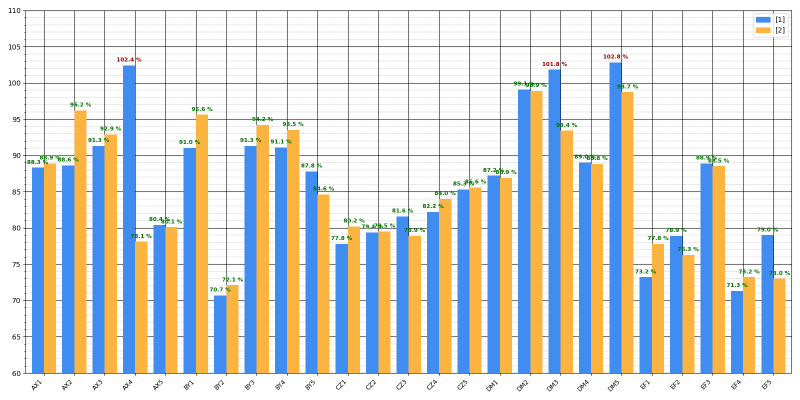
#> input picture samples/comparison.png, 1600 x 800 px (shown at 1/2 size)
$ python main.py
#> lines starting #> are read from the running program, lines starting #| are printed output that depends on the picture; after the words box and inside, x2 and y2 are one past the last pixel; in counts of white or black regions, pixels touching at a corner belong together
### Graphcalculate.py
import cv2
import numpy as np
import pytesseract

import platform
if platform.system() == "Windows":
    pytesseract.pytesseract.tesseract_cmd = r'C:\Program Files\Tesseract-OCR\tesseract.exe'

class GraphCalculate:
    PAD = 8
    NONWHITE_HI = 240
    MIN_LEN_RATIO = 0.75
    MAX_THICKNESS = 12

    def __init__(self, img_bgr):
        self.img = img_bgr
        self.crop_img = None
        self.bbox = None  # (x1, y1, x2, y2)

    def crop(self):
        gray = cv2.cvtColor(self.img, cv2.COLOR_BGR2GRAY)
        bw = cv2.inRange(gray, 0, self.NONWHITE_HI)

        h, w = bw.shape
        k = max(25, w // 25)
        kernel = cv2.getStructuringElement(cv2.MORPH_RECT, (k, 1))
        lines = cv2.morphologyEx(bw, cv2.MORPH_OPEN, kernel, iterations=1)

        cnts, _ = cv2.findContours(lines, cv2.RETR_EXTERNAL, cv2.CHAIN_APPROX_SIMPLE)

        candidates = []
        for c in cnts:
            x, y, cw, ch = cv2.boundingRect(c)
            if cw >= self.MIN_LEN_RATIO * w and ch <= self.MAX_THICKNESS:
                candidates.append((x, y, cw, ch))

        if not candidates:
            raise ValueError("Não encontrei linhas horizontais longas (grelha/eixo).")

        baseline = max(candidates, key=lambda r: r[1])
        top_line = min(candidates, key=lambda r: r[1])

        x0, y0, w0, h0 = baseline
        xt, yt, wt, ht = top_line

        x1 = max(0, min(x0, xt) - self.PAD)
        x2 = min(self.img.shape[1] - 1, max(x0 + w0, xt + wt) + self.PAD)
        y1 = 0
        y2 = min(self.img.shape[0] - 1, y0 + h0 + self.PAD)

        self.bbox = (x1, y1, x2, y2)
        self.crop_img = self.img[y1:y2+1, x1:x2+1]
        return self.crop_img, self.bbox

    def get_scale(self):
        if self.crop_img is None:
            raise ValueError("Primeiro chama crop() para definir self.crop_img.")

        gray = cv2.cvtColor(self.crop_img, cv2.COLOR_BGR2GRAY)
        bw = cv2.inRange(gray, 0, self.NONWHITE_HI)

        h, w = bw.shape
        k = max(25, w // 25)
        kernel = cv2.getStructuringElement(cv2.MORPH_RECT, (k, 1))
        lines = cv2.morphologyEx(bw, cv2.MORPH_OPEN, kernel, iterations=1)

        cnts, _ = cv2.findContours(lines, cv2.RETR_EXTERNAL, cv2.CHAIN_APPROX_SIMPLE)

        candidates = []
        for c in cnts:
            x, y, cw, ch = cv2.boundingRect(c)
            if cw >= self.MIN_LEN_RATIO * w and ch <= self.MAX_THICKNESS:
                candidates.append((x, y, cw, ch))

        if len(candidates) < 2:
            raise ValueError("Não encontrei linhas suficientes para calcular a escala.")

        ys = sorted([r[1] for r in candidates])
        diffs = np.diff(ys)
        diffs = diffs[diffs >= 3]
        if len(diffs) == 0:
            raise ValueError("Diferenças entre linhas inválidas (talvez ruído).")

        n_intervals = len(ys) - 1
        step_px = float(ys[-1] - ys[0]) / n_intervals
        y_base = ys[-1]

        return step_px, y_base, ys

    # [27 lines left out: functions color_mask_hsv, find_bar_rects, not called in this run]


    def get_x_labels(self, upscale=4):
        if self.bbox is None:
            raise ValueError("Primeiro chama crop().")

        bx1, by1, bx2, by2 = self.bbox
        img_h = self.img.shape[0]

        if by2 >= img_h - 5:
            print("[OCR] AVISO: sem espaço abaixo do crop para labels.")
            return [], []

        label_strip = self.img[by2:img_h, bx1:bx2]

        enlarged = cv2.resize(label_strip, None, fx=upscale, fy=upscale,
                            interpolation=cv2.INTER_CUBIC)
        gray = cv2.cvtColor(enlarged, cv2.COLOR_BGR2GRAY)
        _, binary = cv2.threshold(gray, 0, 255, cv2.THRESH_BINARY_INV + cv2.THRESH_OTSU)

        angle = 45.0
        ch, cw = binary.shape[:2]
        center = (cw // 2, ch // 2)
        M = cv2.getRotationMatrix2D(center, -angle, 1.0)
        cos_a, sin_a = abs(M[0, 0]), abs(M[0, 1])
        new_w = int(ch * sin_a + cw * cos_a)
        new_h = int(ch * cos_a + cw * sin_a)
        M[0, 2] += (new_w / 2) - center[0]
        M[1, 2] += (new_h / 2) - center[1]
        rotated = cv2.warpAffine(binary, M, (new_w, new_h), borderValue=0)

        data = pytesseract.image_to_data(
            rotated,
            config="--psm 11 --oem 3",
            output_type=pytesseract.Output.DICT
        )

        words = []
        for i, text in enumerate(data["text"]):
            text = text.strip()
            conf = int(data["conf"][i])
            if text and conf > 20 and len(text) > 1:
                x_center_rot = data["left"][i] + data["width"][i] / 2
                x_orig = (x_center_rot - M[0, 2]) / upscale
                words.append((x_orig, text, conf))

        words.sort(key=lambda t: t[0])

        # Juntar fragmentos próximos (ex: "TrialMRY" + "1_2" → "TrialMRY1_2")
        merged = []
        for x_pos, text, conf in words:
            if merged and (x_pos - merged[-1][0]) < (50 / upscale):
                prev_x, prev_text, prev_conf = merged[-1]
                merged[-1] = [prev_x, prev_text + text, max(prev_conf, conf)]
            else:
                merged.append([x_pos, text, conf])

        x_centers = [ww[0] for ww in merged]
        labels = [self._fix_ocr(ww[1]) for ww in merged]

        return labels, x_centers
    # [12 lines left out: function _fix_ocr, not called in this run]

### Graphconfig.py
from dataclasses import dataclass
# HSV (OpenCV): H 0..179, S 0..255, V 0..255

HSV_DB_DEFAULT = {
    # 1) Azul claro (HSV ~ (107,186,240))
    # Hue centrado ~107, V alto para não apanhar o azul escuro
    "blue_light": [
        ((98,  80, 170), (118, 255, 255)),
    ],

    # 2) Laranja / amarelado (HSV ~ (18,189,252))
    "orange_yellow": [
        ((12,  80, 120), (26,  255, 255)),
    ],

    # 3) Vermelho (HSV ~ (8,244,224))  -> precisa de wrap (0 e 179)
    "red": [
        ((0,   120, 80), (12,  255, 255)),
        ((170, 120, 80), (179, 255, 255)),
    ],

    # 4) Azul escuro (HSV ~ (100,246,146))
    # Hue perto do azul mas V mais baixo que o azul claro
    "blue_dark": [
        ((92,  120, 40), (110, 255, 169)),
    ],

    # 5) Cinzento (HSV ~ (0,0,191))  -> saturação muito baixa
    "gray": [
        ((0,   0,   80), (179, 35,  230)),
    ],
}
class ChartConfig:
    def __init__(self,
                 vmin=60,
                 major_tick_step=5,
                 series_order=None,
                 hsv_db=None,
                 ):
        self.vmin = vmin
        self.major_tick_step = major_tick_step

        # listas/dicts: nunca uses [] / {} como default direto no parâmetro
        self.series_order = series_order if series_order is not None else ["blue_light", "orange_yellow", "red", "blue_dark", "gray"]
        self.hsv_db=HSV_DB_DEFAULT


### main.py
import sys
import cv2
import numpy as np
from Graphcalculate import GraphCalculate
from Graphconfig import ChartConfig
from GraphComments import CommentGenerator


# [29 lines left out: functions build_sensor_data, ask_mode, ask_ref_colors, not called in this run]


def main():
    path = sys.argv[1] if len(sys.argv) > 1 else "samples/comparison.png"
    img = cv2.imread(path)
#> img is the input picture: shape (800, 1600, 3); mean B, G, R 211.1, 213.7, 212.3
    if img is None:
        raise FileNotFoundError("Não consegui ler a imagem.")

    cfg = ChartConfig()
    gc = GraphCalculate(img)

    # 1. Processamento de Imagem (Silencioso)
    crop, bbox = gc.crop()
#> in crop, `bw = cv2.inRange(gray, 0, self.NONWHITE_HI)`:
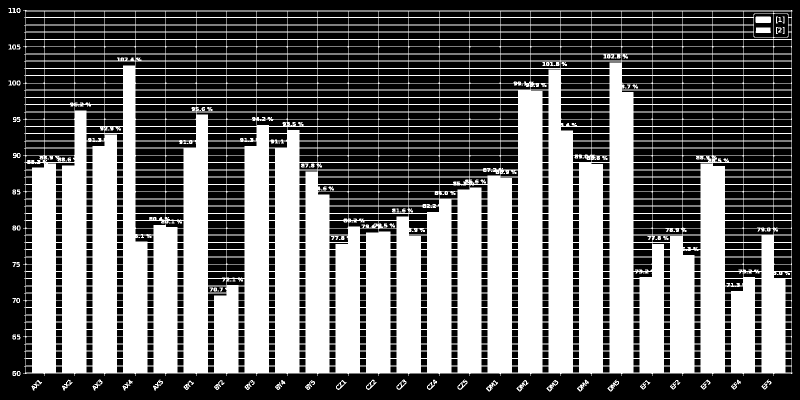
#> bw: shape (800, 1600) (shown at 1/2 size); 44.3% white; 129 white regions (35 under 20 px), largest, box (x1, y1, x2, y2) and area: (46, 20, 1585, 752) 559314, (1511, 33, 1542, 46) 399, (1511, 55, 1542, 66) 323
#> in crop, `lines = cv2.morphologyEx(bw, cv2.MORPH_OPEN, kernel, iterations=1)`:
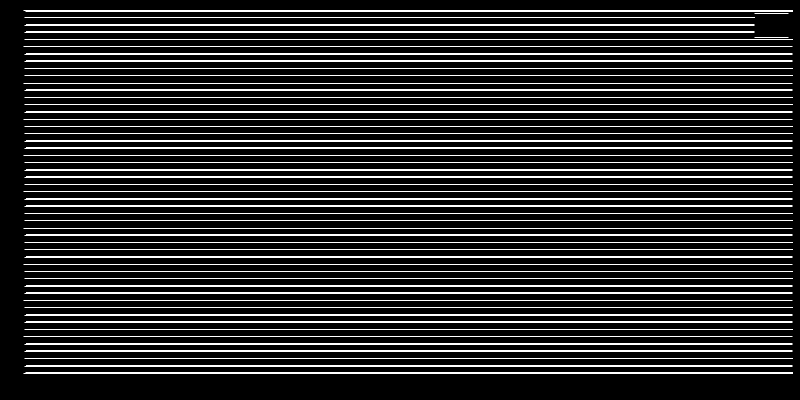
#> lines: shape (800, 1600) (shown at 1/2 size); 11.1% white in thin lines or dots, all inside (x1, y1, x2, y2) = (47, 21, 1586, 747)
#> in crop, `cnts, _ = cv2.findContours(lines, cv2.RETR_EXTERNAL, cv2.CHAIN_APPROX_..`: cnts = 53 contours, 11 with area under 20; largest, box (x1, y1, x2, y2) and area: (47, 745, 1586, 747) 1534, (47, 21, 1586, 23) 1534, (49, 731, 1585, 733) 1532, (49, 716, 1585, 718) 1532, (49, 701, 1585, 703) 1532
#> the loop in crop, `for c in cnts:` made 53 passes
#> (x, y, cw, ch) on passes 1, 2, 3, 4, 5, 7, 8, 9: (47, 745, 1539, 2), (49, 731, 1536, 2), (49, 716, 1536, 2), (49, 701, 1536, 2), (49, 687, 1536, 2), (49, 658, 1536, 2), (49, 643, 1536, 2), (49, 629, 1536, 2)
#> after the loop in crop, `for c in cnts:`: candidates = 51 items, first 6: (47, 745, 1539, 2), (49, 731, 1536, 2), (49, 716, 1536, 2), (49, 701, 1536, 2), (49, 687, 1536, 2), (47, 673, 1538, 1)
#> in crop, `baseline = max(candidates, key=lambda r: r[1])`: baseline = (47, 745, 1539, 2)
#> in crop, `top_line = min(candidates, key=lambda r: r[1])`: top_line = (47, 21, 1539, 2)
#> in crop, `x0, y0, w0, h0 = baseline`: x0 = 47; y0 = 745; w0 = 1539; h0 = 2
#> in crop, `xt, yt, wt, ht = top_line`: xt = 47; yt = 21; wt = 1539; ht = 2
#> in crop, `x1 = max(0, min(x0, xt) - self.PAD)`: x1 = 39
#> in crop, `x2 = min(self.img.shape[1] - 1, max(x0 + w0, xt + wt) + self.PAD)`: x2 = 1594
#> in crop, `y2 = min(self.img.shape[0] - 1, y0 + h0 + self.PAD)`: y2 = 755
#> in crop, `self.bbox = (x1, y1, x2, y2)`: self.bbox = (39, 0, 1594, 755)
#> in crop, `self.crop_img = self.img[y1:y2+1, x1:x2+1]`:
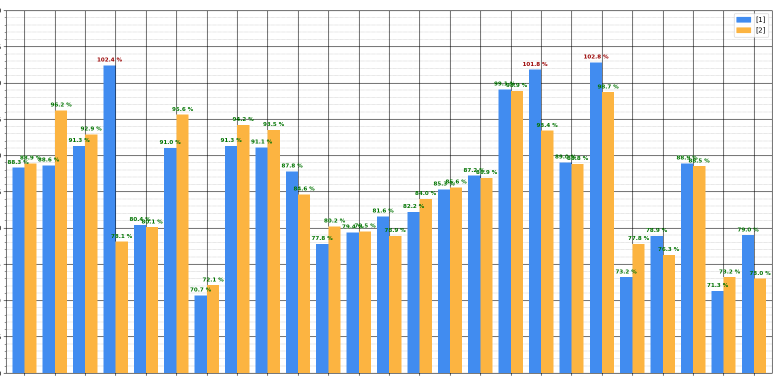
#> self.crop_img: shape (756, 1556, 3) (shown at 1/2 size); mean B, G, R 207.8, 210.6, 209.1
#> bbox = (39, 0, 1594, 755)
    step_px, y_base, ys = gc.get_scale()
#> in get_scale, `gray = cv2.cvtColor(self.crop_img, cv2.COLOR_BGR2GRAY)`:
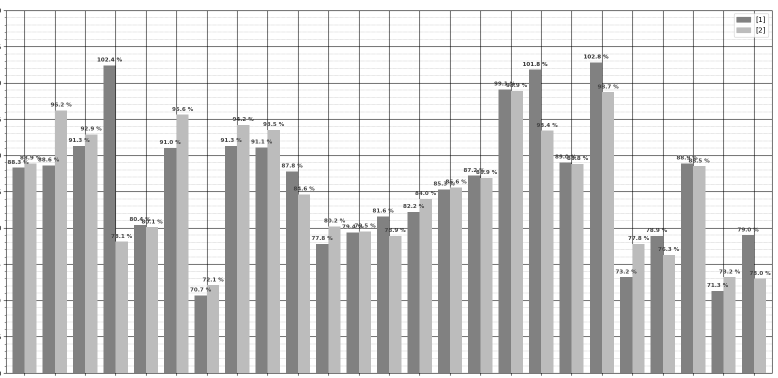
#> gray: shape (756, 1556) (shown at 1/2 size); min 0, max 255, mean 209.8
#> in get_scale, `bw = cv2.inRange(gray, 0, self.NONWHITE_HI)`:
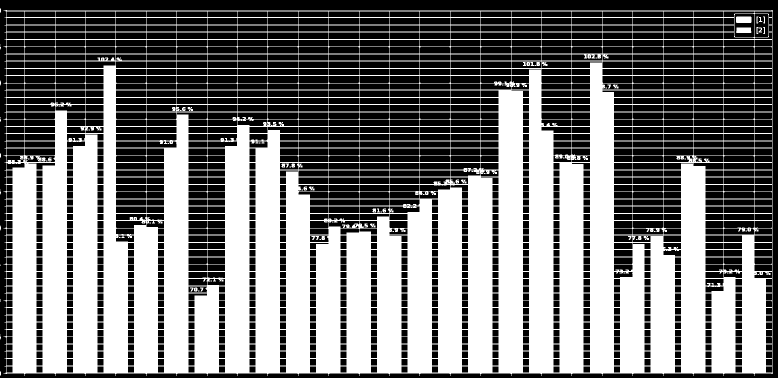
#> bw: shape (756, 1556) (shown at 1/2 size); 47.8% white; 91 white regions (50 under 20 px), largest, box (x1, y1, x2, y2) and area: (7, 20, 1546, 752) 559314, (1472, 33, 1503, 46) 399, (1472, 55, 1503, 66) 323
#> in get_scale, `lines = cv2.morphologyEx(bw, cv2.MORPH_OPEN, kernel, iterations=1)`:
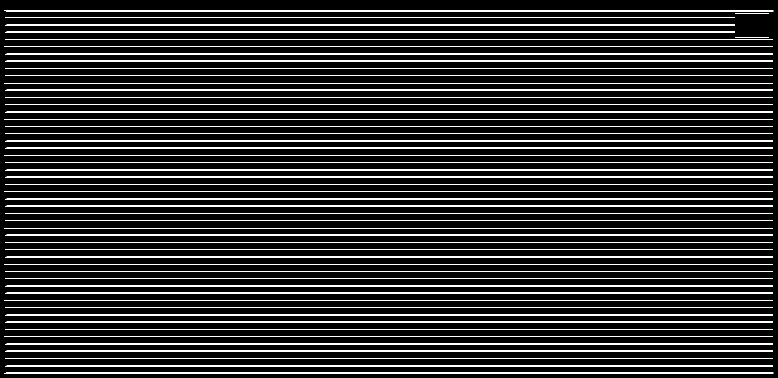
#> lines: shape (756, 1556) (shown at 1/2 size); 12.1% white in thin lines or dots
#> in get_scale, `cnts, _ = cv2.findContours(lines, cv2.RETR_EXTERNAL, cv2.CHAIN_APPROX_..`: cnts = 53 contours, 11 with area under 20; largest, box (x1, y1, x2, y2) and area: (8, 745, 1547, 747) 1534, (8, 21, 1547, 23) 1534, (10, 731, 1546, 733) 1532, (10, 716, 1546, 718) 1532, (10, 701, 1546, 703) 1532
#> the loop in get_scale, `for c in cnts:` made 53 passes
#> (x, y, cw, ch) on passes 1, 2, 3, 4, 5, 7, 8, 9: (8, 745, 1539, 2), (10, 731, 1536, 2), (10, 716, 1536, 2), (10, 701, 1536, 2), (10, 687, 1536, 2), (10, 658, 1536, 2), (10, 643, 1536, 2), (10, 629, 1536, 2)
#> after the loop in get_scale, `for c in cnts:`: candidates = 51 items, first 6: (8, 745, 1539, 2), (10, 731, 1536, 2), (10, 716, 1536, 2), (10, 701, 1536, 2), (10, 687, 1536, 2), (8, 673, 1538, 1)
#> in get_scale, `ys = sorted([r[1] for r in candidates])`: ys = 51 values from 21 to 745
#> in get_scale, `diffs = np.diff(ys)`: diffs = 50 values, max 16 at index 9, min 13 at index 0, mean 14.48
#> in get_scale, `n_intervals = len(ys) - 1`: n_intervals = 50
#> in get_scale, `step_px = float(ys[-1] - ys[0]) / n_intervals`: step_px = 14.48
#> in get_scale, `y_base = ys[-1]`: y_base = 745
#> step_px = 14.48; y_base = 745; ys = 51 values from 21 to 745
    labels, label_x_centers = gc.get_x_labels()
#> in get_x_labels, `bx1, by1, bx2, by2 = self.bbox`: bx1 = 39; by1 = 0; bx2 = 1594; by2 = 755
#> in get_x_labels, `rotated = cv2.warpAffine(binary, M, (new_w, new_h), borderValue=0)`:
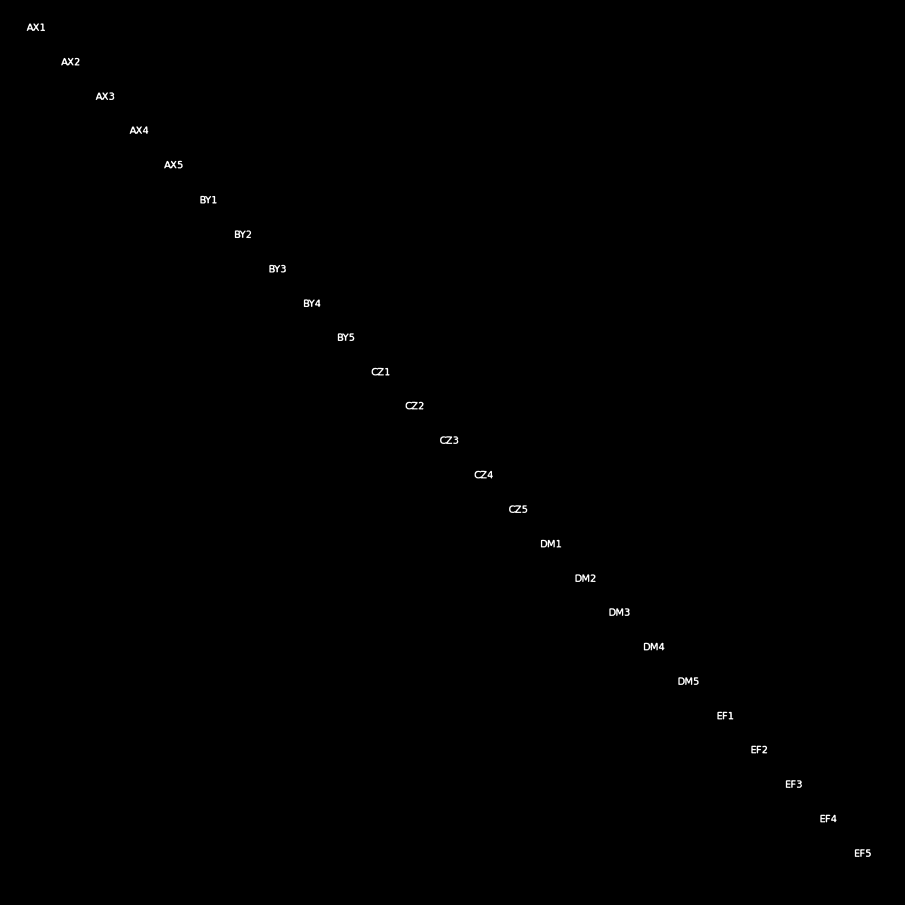
#> rotated: shape (4525, 4525) (shown at 1/5 size); min 0, max 255, mean 0.5

    # Identificação das barras e cores
    rects_by_color = {}
    for color, ranges in cfg.hsv_db.items():
        rects_all = []
        for (lower, upper) in ranges:
            mask = gc.color_mask_hsv(lower, upper)
            rects_all.extend(gc.find_bar_rects(mask))
        rects_all.sort(key=lambda r: r[0])
        rects_by_color[color] = rects_all

    available = [c for c, r in rects_by_color.items() if r]

    # 2. Definição do Modo (Antes de apresentar resultados)
    if len(available) <= 1:
        mode = "study"
        if len(available) == 1:
            print(f"\n[Auto] Only 1 color series detected ({available[0]}) → Study mode active.")
        else:
            print("\n[Auto] No color series detected → Study mode active.")
    else:
        # Exatamente 2 cores
        mode = ask_mode()

    # Configuração de referências (apenas se for comparison)
    ref1_color, ref2_color = None, None
    if mode == "comparison":
        ref1_color, ref2_color = ask_ref_colors(available)

    # 3. Apresentação dos Valores (Aparece sempre, após a seleção)

    print(f"\nLabels found ({len(labels)}): {labels}")
    print(f"\nLabels found ({len(labels)}): {labels}")
    print("\n" + "=" * 50)
    print(f"VALORES DETETADOS - MODO: {mode.upper()}")

    if mode == "comparison":
        print(f"Filtrando apenas: {ref1_color} vs {ref2_color}")
    print("=" * 50)

    for color, rects in rects_by_color.items():
        if not rects:
            continue

        # --- NOVO: Filtragem para o modo Comparison ---
        if mode == "comparison" and color not in [ref1_color, ref2_color]:
            continue # Salta as cores que não interessam à comparação

        print(f"\n[{color}]")
        for i, (x, y, w, h) in enumerate(rects):
            label = labels[i] if i < len(labels) else f"label_{i}"
            val = cfg.vmin + ((y_base - y) / step_px) * cfg.major_tick_step
            print(f"  {label:20s} → {round(val, 2):.2f}%")

    # 4. Comentários (Apenas se for Comparison)
    if mode == "comparison":
        sensor_data = build_sensor_data(labels, rects_by_color, cfg, step_px, y_base)
        gen = CommentGenerator(
            data=sensor_data,
            mode="comparison",
            ref1_color=ref1_color,
            ref2_color=ref2_color,
            ref1_label="current model",
            ref2_label="baseline model",
        )
        print("\n" + "=" * 50)
        print("AUTO-GENERATED COMMENTS")
        print("=" * 50)
        print(gen.generate())
    else:
        print("\n" + "=" * 50)
        print("Study mode: Tabular output only. No comparisons generated.")
        print("=" * 50)


if __name__ == "__main__":
    main()
#> (the call stopped at in get_x_labels, `data = pytesseract.image_to_data( rotated, config="--psm 11 --oem 3", ..`: pytesseract is not available in this run)

$ run again, with samples/study.png copied over samples/comparison.png
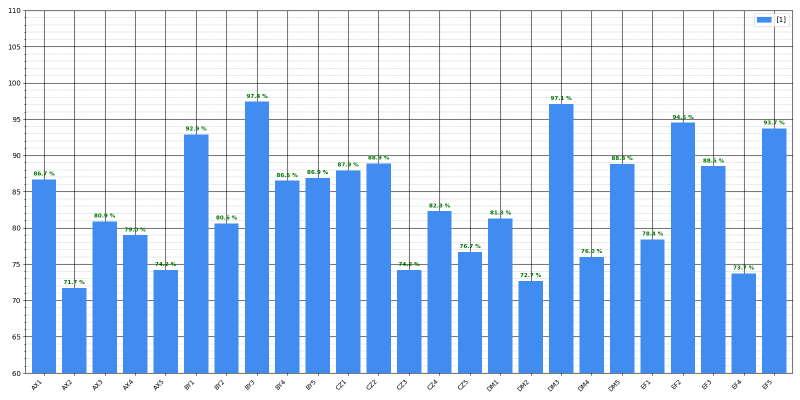
#> input picture samples/study.png, 1600 x 800 px (shown at 1/2 size)
#> in main, img is the input picture: shape (800, 1600, 3); mean B, G, R 242.8, 210.3, 185.6
#> in crop, `bw = cv2.inRange(gray, 0, self.NONWHITE_HI)`:
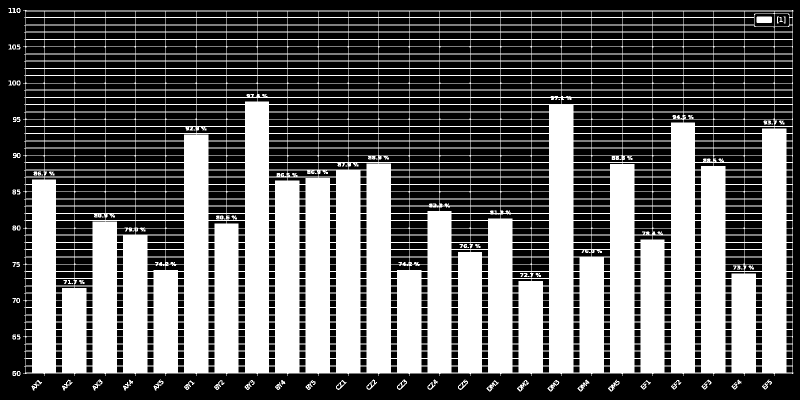
#> bw: shape (800, 1600) (shown at 1/2 size); 41.2% white; 95 white regions (16 under 20 px), largest, box (x1, y1, x2, y2) and area: (46, 20, 1587, 752) 521876, (1513, 33, 1544, 46) 399, (1155, 759, 1179, 783) 169
#> in crop, `cnts, _ = cv2.findContours(lines, cv2.RETR_EXTERNAL, cv2.CHAIN_APPROX_..`: cnts = 53 contours, 11 with area under 20; largest, box (x1, y1, x2, y2) and area: (47, 745, 1588, 747) 1536, (47, 21, 1588, 23) 1536, (49, 731, 1587, 733) 1534, (49, 716, 1587, 718) 1534, (49, 701, 1587, 703) 1534
#> the loop in crop, `for c in cnts:` made 53 passes
#> (x, y, cw, ch) on passes 1, 2, 3, 4, 5, 7, 8, 9: (47, 745, 1541, 2), (49, 731, 1538, 2), (49, 716, 1538, 2), (49, 701, 1538, 2), (49, 687, 1538, 2), (49, 658, 1538, 2), (49, 643, 1538, 2), (49, 629, 1538, 2)
#> after the loop in crop, `for c in cnts:`: candidates = 51 items, first 6: (47, 745, 1541, 2), (49, 731, 1538, 2), (49, 716, 1538, 2), (49, 701, 1538, 2), (49, 687, 1538, 2), (47, 673, 1540, 1)
#> baseline = (47, 745, 1541, 2)
#> top_line = (47, 21, 1541, 2)
#> x0 = 47; y0 = 745; w0 = 1541; h0 = 2
#> xt = 47; yt = 21; wt = 1541; ht = 2
#> x1 = 39
#> x2 = 1596
#> y2 = 755
#> self.bbox = (39, 0, 1596, 755)
#> in get_scale, `bw = cv2.inRange(gray, 0, self.NONWHITE_HI)`:
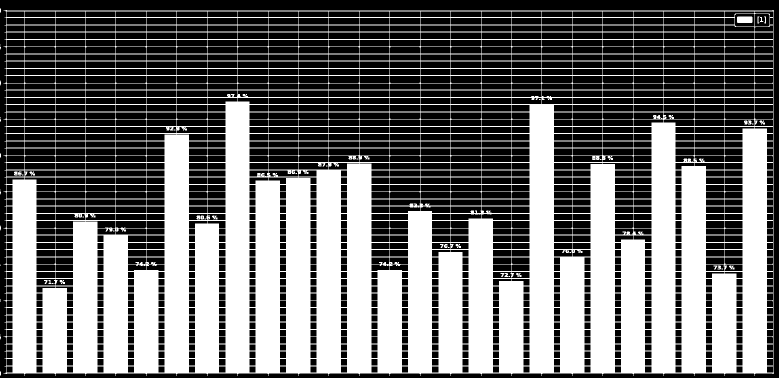
#> bw: shape (756, 1558) (shown at 1/2 size); 44.5% white; 57 white regions (31 under 20 px), largest, box (x1, y1, x2, y2) and area: (7, 20, 1548, 752) 521876, (1474, 33, 1505, 46) 399, (1519, 241, 1530, 249) 54
#> in get_scale, `cnts, _ = cv2.findContours(lines, cv2.RETR_EXTERNAL, cv2.CHAIN_APPROX_..`: cnts = 53 contours, 11 with area under 20; largest, box (x1, y1, x2, y2) and area: (8, 745, 1549, 747) 1536, (8, 21, 1549, 23) 1536, (10, 731, 1548, 733) 1534, (10, 716, 1548, 718) 1534, (10, 701, 1548, 703) 1534
#> the loop in get_scale, `for c in cnts:` made 53 passes
#> (x, y, cw, ch) on passes 1, 2, 3, 4, 5, 7, 8, 9: (8, 745, 1541, 2), (10, 731, 1538, 2), (10, 716, 1538, 2), (10, 701, 1538, 2), (10, 687, 1538, 2), (10, 658, 1538, 2), (10, 643, 1538, 2), (10, 629, 1538, 2)
#> after the loop in get_scale, `for c in cnts:`: candidates = 51 items, first 6: (8, 745, 1541, 2), (10, 731, 1538, 2), (10, 716, 1538, 2), (10, 701, 1538, 2), (10, 687, 1538, 2), (8, 673, 1540, 1)
#> in get_scale, `ys = sorted([r[1] for r in candidates])`: ys = 51 values from 21 to 745
#> diffs = 50 values, max 16 at index 9, min 13 at index 0, mean 14.48
#> n_intervals = 50
#> in get_scale, `step_px = float(ys[-1] - ys[0]) / n_intervals`: step_px = 14.48
#> in get_scale, `y_base = ys[-1]`: y_base = 745
#> in main, `step_px, y_base, ys = gc.get_scale()`: step_px = 14.48; y_base = 745; ys = 51 values from 21 to 745
#> bx1 = 39; by1 = 0; bx2 = 1596; by2 = 755
